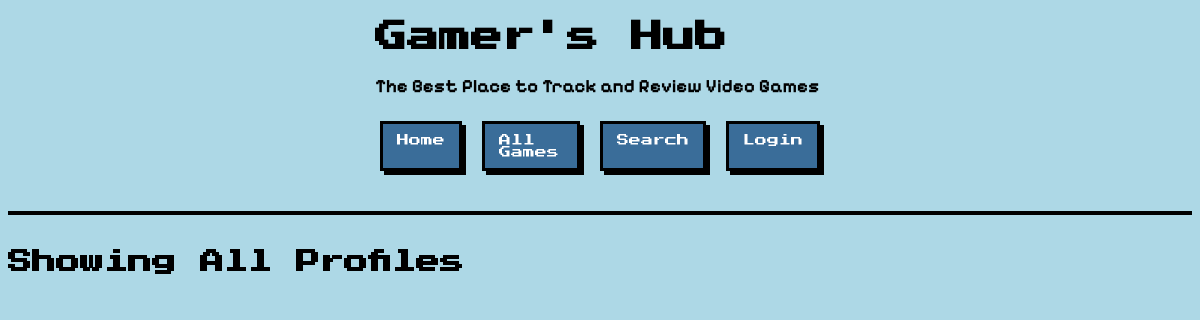
/game_review/profiles/, run on an earlier commit of the app's database.
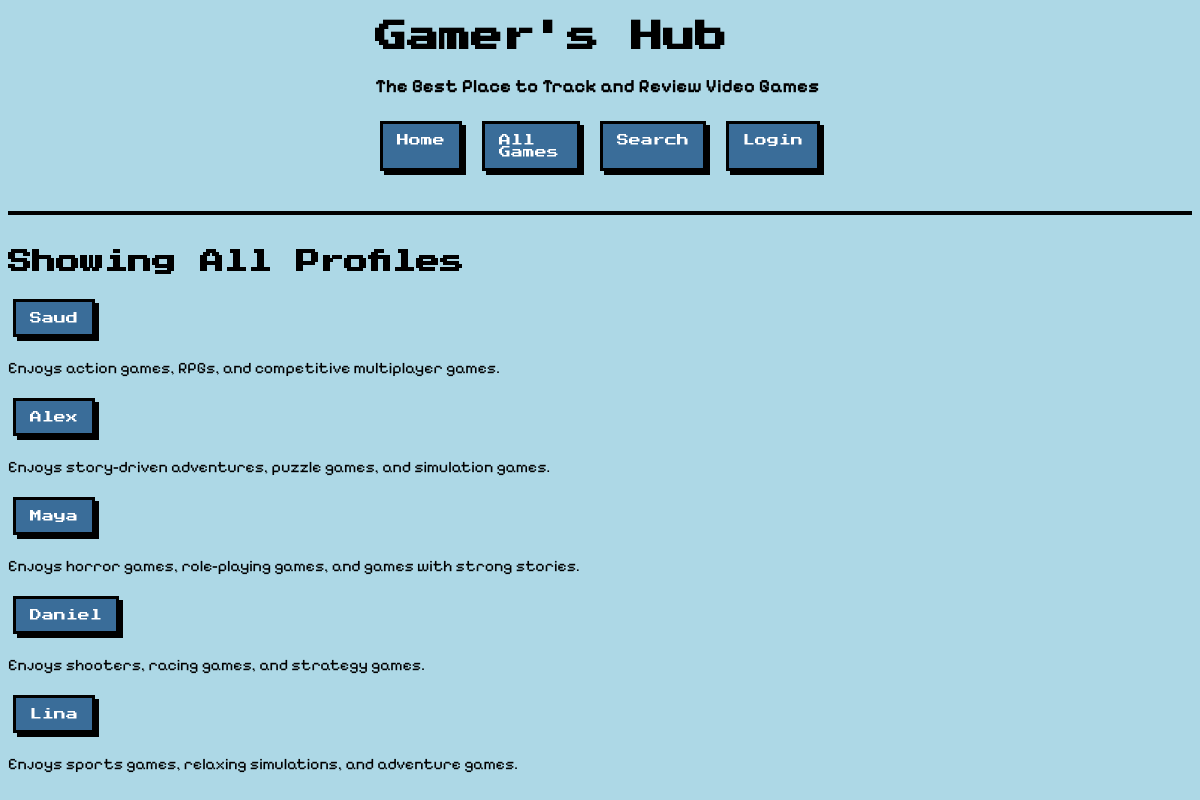
And on a later commit of the database.
### game_review/models.py (models this page shows, shortened)
class Profile(models.Model):
    user = models.ForeignKey(User, on_delete=models.CASCADE, related_name='game_review_profile')
    display_name = models.TextField()
    bio = models.TextField(blank=True)
    profile_image = models.ImageField(blank=True)
    date_created = models.DateTimeField(auto_now=True)  # auto-set to now on every save

### game_review/views.py (the view)
# urls.py: path('profiles/', ListProfileView.as_view(), name='show_all_profiles_final'),
class ListProfileView(ListView):
    model = Profile
    template_name = 'game_review/show_all_profiles.html'
    context_object_name = 'profiles'

### game_review/templates/game_review/show_all_profiles.html
{% extends 'game_review/base.html' %}
{% block content %}
    <h2>Showing All Profiles</h2>
    {% for profile in profiles %}
        <div>
            <a class="button" href="{% url 'show_profile_final' profile.pk %}">{{profile.display_name}}</a>
            <p>{{profile.bio}}</p>
        </div>
    {% endfor %}
{% endblock %}

What changed in the data, as far as the page shows it:
added Profile: display_name "Saud", bio "Enjoys action games, RPGs, and competitive multiplayer games."
added Profile: display_name "Alex", bio "Enjoys story-driven adventures, puzzle games, and simulation games."
added Profile: display_name "Maya", bio "Enjoys horror games, role-playing games, and games with strong stories."
added Profile: display_name "Daniel", bio "Enjoys shooters, racing games, and strategy games."
added Profile: display_name "Lina", bio "Enjoys sports games, relaxing simulations, and adventure games."
